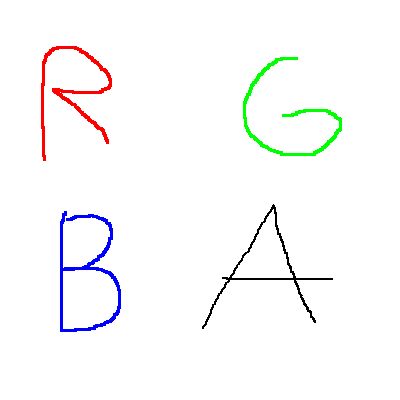
#> input picture cpp/viewer/test.png, 400 x 400 px, found by its file name
$ python radon.py   (older library calls are emulated)
#> lines starting #> are read from the running program, lines starting #| are printed output that depends on the picture
import numpy as np
import matplotlib.pyplot as plt
from skimage.io import imread
from skimage.transform import iradon_sart
from numba import jit
import time
import scipy.signal

np.random.seed(0)

def flatten(x):
    return x.reshape(np.product(x.shape))

@jit(nopython=True, nogil=True)
def lerp(a, b, u):
    return a + u*(b - a)

@jit(nopython=True, nogil=True)
def i2i(x, a, b, c, d):
    u = (x - a)/(b - a)
    return c + u*(d - c)

@jit(nopython=True, nogil=True)
def get_image_at(image, ix, iy):
    height, width = image.shape
    if ix >= 0 and ix < width and iy >= 0 and iy < height:
        return image[iy, ix]
    return 0.0

# [5 lines left out: function add_image_at, not called in this run]

@jit(nopython=True, nogil=True)
def get_image_at_nearest(image, x, y):
    return get_image_at(image, int(x), int(y))

@jit(nopython=True, nogil=True)
def get_image_at_smooth(image, x, y):
    ix = int(x)
    iy = int(y)

    ux = x - ix
    uy = y - iy

    value00 = get_image_at(image, ix + 0, iy + 0)*(1 - ux)*(1 - uy)
    value01 = get_image_at(image, ix + 0, iy + 1)*(1 - ux)*uy
    value10 = get_image_at(image, ix + 1, iy + 0)*ux*(1 - uy)
    value11 = get_image_at(image, ix + 1, iy + 1)*ux*uy

    return value00 + value01 + value10 + value11

# [12 lines left out: function add_image_at_smooth, not called in this run]

@jit(nopython=True, nogil=True)
def sum_line(image, start_x, start_y, end_x, end_y, n):
    line_integral = 0.0

    for u in np.linspace(0, 1, n):
        x = lerp(start_x, end_x, u)
        y = lerp(start_y, end_y, u)

        value = get_image_at_smooth(image, x, y)

        line_integral += value

    return line_integral

# [10 lines left out: function draw_line, not called in this run]

@jit(nopython=True, nogil=True)
def radon(image, more_rays_and_angles=1):
    # we make n_angles many steps around a circle
    n_angles = max(image.shape)*more_rays_and_angles
    # and at each point on the circle, we fire n_rays
    n_rays = max(image.shape)*more_rays_and_angles

    result = np.zeros((n_rays, n_angles))

    # center of circle
    center_x = image.shape[1]//2
    center_y = image.shape[0]//2

    # radius of circle
    r = min(image.shape)*0.5

    for j in range(n_angles):
        angle = i2i(j, 0, n_angles-1, 0.0, np.pi)

        c = np.cos(angle)
        s = np.sin(angle)

        # we fire a number of rays with origin on the same line segment
        # the center of that line segment is here
        line_center_x = center_x + c*r
        line_center_y = center_y + s*r

        t = np.linspace(-1, 1, n_rays)

        for i in range(n_rays):
            ti = i2i(i, 0, n_rays-1, -1, 1)

            # ray start position
            start_x = line_center_x - s*r*ti
            start_y = line_center_y + c*r*ti

            # ray end position
            end_x = start_x - c*r*2
            end_y = start_y - s*r*2

            result[i, j] = sum_line(image, start_x, start_y, end_x, end_y, max(image.shape))

    return result

# [48 lines left out: functions iradon, blur, not called in this run]

image = imread("test.png", as_grey=True)
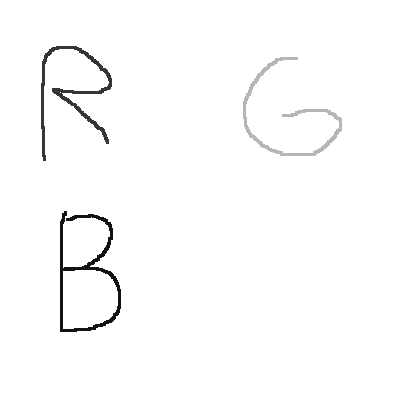
#> image: shape (400, 400) float64; min 0.0721, max 1, mean 0.985

#> (the run stopped early here; a loop or call above may not have finished)
